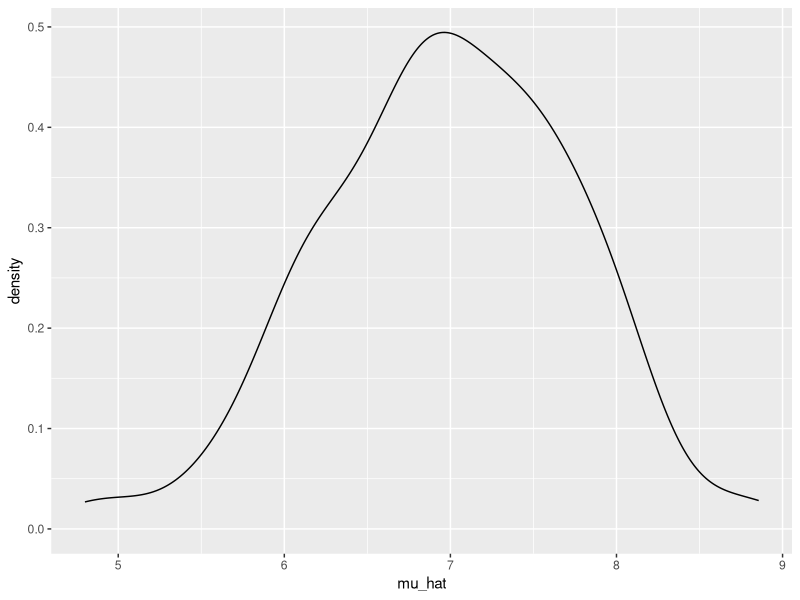
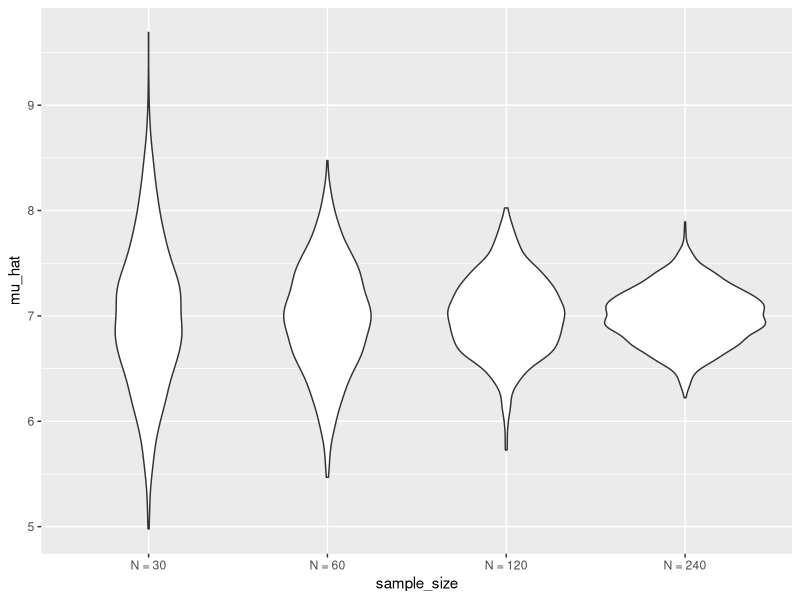
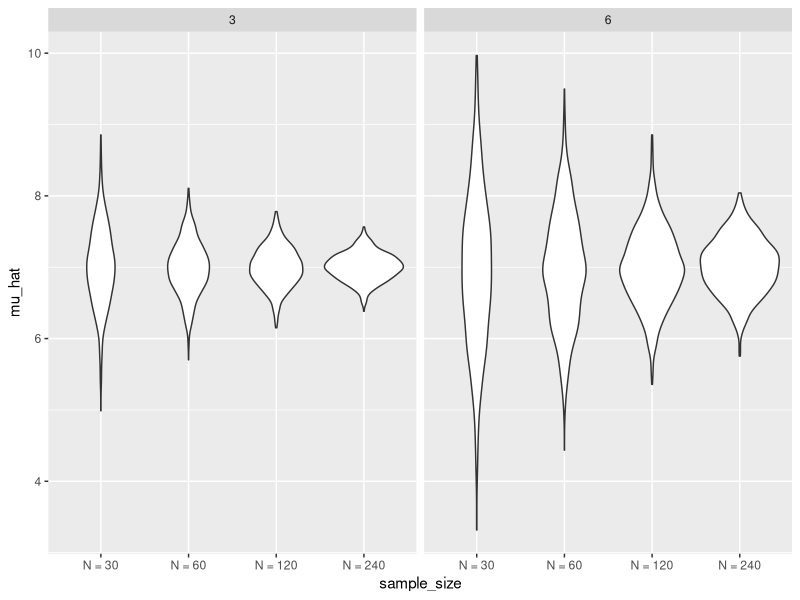

R code for these plots, in order:
## ---- chunk 1
library(tidyverse)
set.seed(1)

knitr::opts_chunk$set(warning = FALSE, message = FALSE)
## ---- chunk 2
sim_mean_sd = function(n_obs, mu = 7, sigma = 4) {
  
  x = rnorm(n = n_obs, mean = mu, sd = sigma)

tibble(
  mu_hat = mean(x), 
  sigma_hat = sd(x)
)
}
## ---- chunk 3
sim_mean_sd(n_obs = 30)
## ---- chunk 4
output = vector("list", length = 100)

for (i in 1:100) {
  output[[i]] = sim_mean_sd(n_obs = 30)
  
}

bind_rows(output)
## ---- chunk 5
sim_results_df = 
  expand_grid(
    sample_size = 30,
    iteration = 1:100
  ) %>% 
  mutate(
    estimate_df = map(sample_size, sim_mean_sd)
  ) %>% 
  unnest(estimate_df)

sim_results_df
## ---- chunk 6
sim_results_df %>% 
  ggplot(aes(x = mu_hat)) + 
  geom_density()
## ---- chunk 7
sim_results_df = expand_grid(
    sample_size = c(30, 60, 120, 240), 
    iteration = 1:1000
  ) %>% 
    mutate(
      estimate_df = map(sample_size, sim_mean_sd)
    ) %>% 
    unnest(estimate_df)
## ---- chunk 8
sim_results_df %>% 
  mutate(sample_size = str_c("N = ", sample_size), 
         sample_size = fct_inorder(sample_size)) %>% 
  ggplot(aes(x = sample_size, y = mu_hat)) +
  geom_violin()
## ---- chunk 9
sim_results_df %>% 
  mutate(sample_size = str_c("N = ", sample_size), 
         sample_size = fct_inorder(sample_size)) %>% 
  group_by(sample_size) %>% 
  summarise(emp_st_err = sd(mu_hat))

4 / sqrt(120) # This is close to what we got in our df
## ---- chunk 10
sim_results_df = expand_grid(
  sample_size = c(30, 60, 120, 240), 
  true_sigma = c(6, 3),
  iteration = 1:1000
  ) %>% 
  mutate(
     estimate_df = map2(.x = sample_size, .y = true_sigma, ~sim_mean_sd(n_obs = .x, sigma = .y))
  ) %>% 
  unnest(estimate_df)

## ---- chunk 11
sim_results_df %>% 
  mutate(sample_size = str_c("N = ", sample_size), 
         sample_size = fct_inorder(sample_size)) %>% 
  ggplot(aes(x = sample_size, y = mu_hat)) + 
  geom_violin() + 
  facet_grid(. ~ true_sigma)
